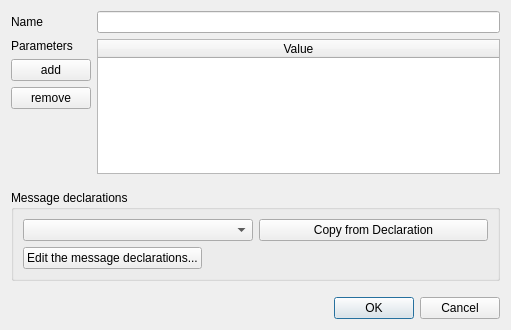
<?xml version="1.0" encoding="UTF-8"?>
<ui version="4.0">
 <class>MessageDialog</class>
 <widget class="QDialog" name="MessageDialog">
  <property name="geometry">
   <rect>
    <x>0</x>
    <y>0</y>
    <width>511</width>
    <height>330</height>
   </rect>
  </property>
  <property name="windowTitle">
   <string>Message Dialog</string>
  </property>
  <layout class="QGridLayout" name="gridLayout_3">
   <item row="0" column="0">
    <layout class="QGridLayout" name="gridLayout">
     <item row="0" column="0">
      <widget class="QLabel" name="label">
       <property name="text">
        <string>Name</string>
       </property>
      </widget>
     </item>
     <item row="0" column="1">
      <widget class="QLineEdit" name="nameLineEdit"/>
     </item>
     <item row="1" column="0">
      <layout class="QVBoxLayout" name="verticalLayout">
       <item>
        <widget class="QLabel" name="label_2">
         <property name="text">
          <string>Parameters</string>
         </property>
        </widget>
       </item>
       <item>
        <widget class="QPushButton" name="addParameterButton">
         <property name="text">
          <string>add</string>
         </property>
        </widget>
       </item>
       <item>
        <widget class="QPushButton" name="removeParameterButton">
         <property name="text">
          <string>remove</string>
         </property>
        </widget>
       </item>
       <item>
        <spacer name="verticalSpacer">
         <property name="orientation">
          <enum>Qt::Vertical</enum>
         </property>
         <property name="sizeHint" stdset="0">
          <size>
           <width>20</width>
           <height>13</height>
          </size>
         </property>
        </spacer>
       </item>
      </layout>
     </item>
     <item row="1" column="1">
      <widget class="QTableWidget" name="parameterTable">
       <attribute name="horizontalHeaderStretchLastSection">
        <bool>true</bool>
       </attribute>
       <column>
        <property name="text">
         <string>Value</string>
        </property>
       </column>
      </widget>
     </item>
    </layout>
   </item>
   <item row="1" column="0">
    <spacer name="verticalSpacer_2">
     <property name="orientation">
      <enum>Qt::Vertical</enum>
     </property>
     <property name="sizeType">
      <enum>QSizePolicy::Fixed</enum>
     </property>
     <property name="sizeHint" stdset="0">
      <size>
       <width>20</width>
       <height>10</height>
      </size>
     </property>
    </spacer>
   </item>
   <item row="2" column="0">
    <widget class="QGroupBox" name="groupBox">
     <property name="title">
      <string>Message declarations</string>
     </property>
     <layout class="QGridLayout" name="gridLayout_2">
      <item row="0" column="0" colspan="2">
       <layout class="QHBoxLayout" name="horizontalLayout">
        <item>
         <widget class="QComboBox" name="declarationsComboBox"/>
        </item>
        <item>
         <widget class="QPushButton" name="declarationButton">
          <property name="text">
           <string>Copy from Declaration</string>
          </property>
         </widget>
        </item>
       </layout>
      </item>
      <item row="1" column="0">
       <widget class="QPushButton" name="editDeclarationsButton">
        <property name="text">
         <string>Edit the message declarations...</string>
        </property>
       </widget>
      </item>
      <item row="1" column="1">
       <spacer name="horizontalSpacer">
        <property name="orientation">
         <enum>Qt::Horizontal</enum>
        </property>
        <property name="sizeHint" stdset="0">
         <size>
          <width>40</width>
          <height>20</height>
         </size>
        </property>
       </spacer>
      </item>
     </layout>
    </widget>
   </item>
   <item row="3" column="0">
    <spacer name="verticalSpacer_3">
     <property name="orientation">
      <enum>Qt::Vertical</enum>
     </property>
     <property name="sizeType">
      <enum>QSizePolicy::Fixed</enum>
     </property>
     <property name="sizeHint" stdset="0">
      <size>
       <width>20</width>
       <height>10</height>
      </size>
     </property>
    </spacer>
   </item>
   <item row="4" column="0">
    <widget class="QDialogButtonBox" name="buttonBox">
     <property name="orientation">
      <enum>Qt::Horizontal</enum>
     </property>
     <property name="standardButtons">
      <set>QDialogButtonBox::Cancel|QDialogButtonBox::Ok</set>
     </property>
    </widget>
   </item>
  </layout>
 </widget>
 <resources/>
 <connections>
  <connection>
   <sender>buttonBox</sender>
   <signal>accepted()</signal>
   <receiver>MessageDialog</receiver>
   <slot>accept()</slot>
   <hints>
    <hint type="sourcelabel">
     <x>248</x>
     <y>254</y>
    </hint>
    <hint type="destinationlabel">
     <x>157</x>
     <y>274</y>
    </hint>
   </hints>
  </connection>
  <connection>
   <sender>buttonBox</sender>
   <signal>rejected()</signal>
   <receiver>MessageDialog</receiver>
   <slot>reject()</slot>
   <hints>
    <hint type="sourcelabel">
     <x>316</x>
     <y>260</y>
    </hint>
    <hint type="destinationlabel">
     <x>286</x>
     <y>274</y>
    </hint>
   </hints>
  </connection>
 </connections>
</ui>
